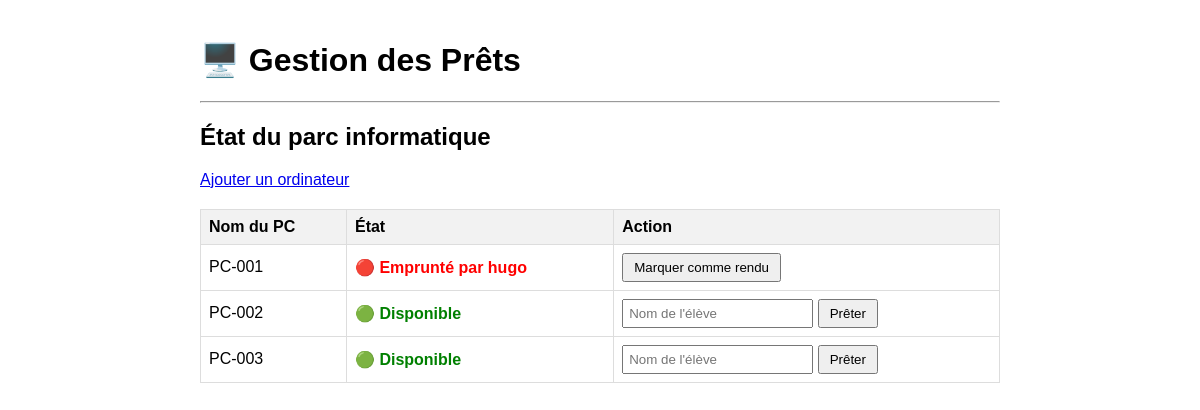
Before: / with the older database file.
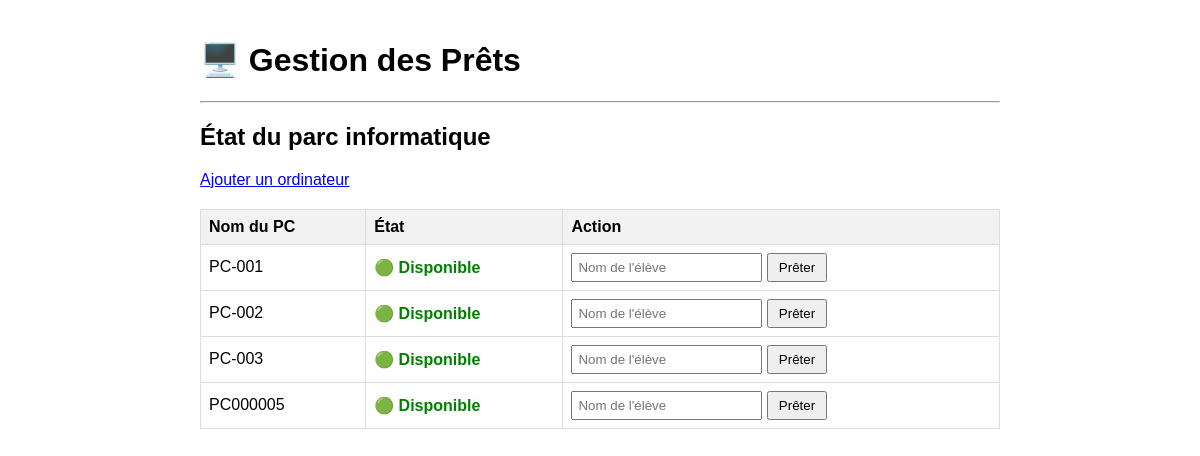
After: the same page with the newer database file.
### tables this page shows
CREATE TABLE ordinateurs (
    id INTEGER PRIMARY KEY AUTOINCREMENT,
    nom TEXT NOT NULL,
    etat TEXT NOT NULL DEFAULT 'disponible', -- 'disponible' ou 'emprunte'
    emprunteur TEXT -- Nom de l'élève si emprunté
);

### app.py (the view)
@app.route("/")
def index():
    conn = get_db_connection()
    ordinateurs = conn.execute('SELECT * FROM ordinateurs').fetchall()
    conn.close()
    return render_template('index.html',ordinateurs=ordinateurs)

### app.py (called while the page is built)
def get_db_connection():
    conn=sqlite3.connect('database.db')
    conn.row_factory = sqlite3.Row
    return conn

### templates/index.html
{% extends 'base.html' %}
{% block content %}
    <h2>État du parc informatique</h2>
    <a href="{{ url_for('ajouter') }}"> Ajouter un ordinateur</a>
    <table>
        <thead>
            <tr>
                <th>Nom du PC</th>
                <th>État</th>
                <th>Action</th>
            </tr>
        </thead>
        <tbody>
            {% for pc in ordinateurs %}
            <tr>
                <td>{{ pc['nom'] }}</td>
                <td>
                    {% if pc['etat'] == 'disponible' %}
                        <span class="disponible">🟢 Disponible</span>
                    {% else %}
                        <span class="emprunte">🔴 Emprunté par {{ pc['emprunteur'] }}</span>
                    {% endif %}
                </td>
                <td>
                    {% if pc['etat'] == 'disponible' %}
                        <form action="{{ url_for('emprunter', id=pc['id']) }}" method="post" style="display:inline;">
                            <input type="text" name="eleve" placeholder="Nom de l'élève" required>
                            <button type="submit">Prêter</button>
                        </form>
                    {% else %}
                        <form action="{{ url_for('rendre', id=pc['id']) }}" method="post" style="display:inline;">
                            <button type="submit">Marquer comme rendu</button>
                        </form>
                    {% endif %}
                </td>
            </tr>
            {% endfor %}
        </tbody>
    </table>
{% endblock %}

### templates/base.html (shortened to what this page needs)
<!DOCTYPE html>
<html lang="fr">
<head>
</head>
<body>
    <h1>🖥️ Gestion des Prêts</h1>
    <hr>
    {% block content %}{% endblock %}
</body>
</html>

### templates/base.html (style rules this page uses)
body { font-family: sans-serif; max-width: 800px; margin: 0 auto; padding: 20px; }
table { width: 100%; border-collapse: collapse; margin-top: 20px; }
th, td { border: 1px solid #ddd; padding: 8px; text-align: left; }
th { background-color: #f2f2f2; }
.disponible { color: green; font-weight: bold; }
input[type="text"] { padding: 5px; }
button { cursor: pointer; padding: 5px 10px; }

Changed rows visible on the page:
changed ordinateurs "PC-001": emprunteur "hugo" → (not shown); etat "🔴 Emprunté par Marquer comme rendu" → "🟢 Disponible Prêter"
added ordinateurs: nom "PC000005", etat "🟢 Disponible"
